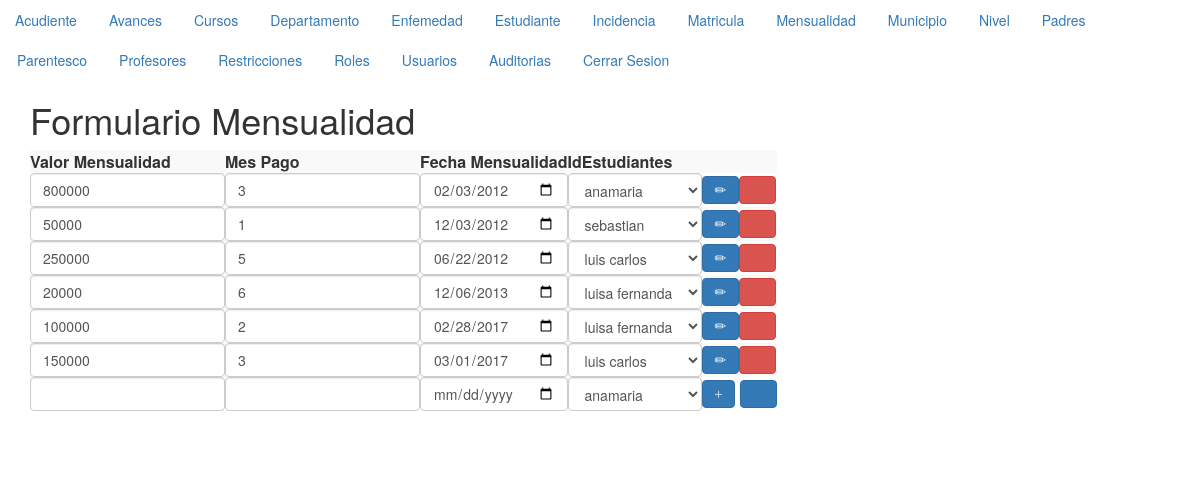
The page /formularioMensualidad.php (signed in) on the database its author committed.
### tables this page shows
CREATE TABLE IF NOT EXISTS `mensualidad` (
  `idMensualidad` mediumint(4) NOT NULL,
  `valorMensualidad` mediumint(20) NOT NULL,
  `mesPagoMensualidad` tinyint(20) NOT NULL,
  `fechaMensualidad` date NOT NULL,
  `idEstudiantesMensualidad` mediumint(4) NOT NULL
);

CREATE TABLE IF NOT EXISTS `estudiante` (
  `idEstudiante` mediumint(4) NOT NULL,
  `nombreEstudiante` varchar(50) NOT NULL,
  `apellidoEstudiante` varchar(50) NOT NULL,
  `fechaNacimientoEstudiante` date NOT NULL,
  `generoEstudiante` char(1) NOT NULL,
  `idMunicipioEstudiante` smallint(4) NOT NULL,
  `idPadreEstudiante` mediumint(4) NOT NULL,
  `idMadreEstudiante` mediumint(4) NOT NULL,
  `idAcudienteEstudiante` mediumint(4) NOT NULL,
  `idCursoEstudiante` int(11) NOT NULL
);

### mensualidad.php (called while the page is built, shortened)
<?php
   class Mensualidad{
       private $_conexion;
       private $_paginacion = 10;
       function __construct($conexion, $idMensualidad, $valorMensualidad, $mesPagoMensualidad, $fechaMensualidad, $idEstudiantesMensualidad){
           $this->_conexion = $conexion;
       }
       function getRoles($idUsuario){
        $roles=mysqli_query($this->_conexion, "SELECT ".static::class."roles AS elpermiso FROM roles WHERE idRoles IN(SELECT idRolesUsuario FROM Usuario WHERE idusuario =$idUsuario)") or die (mysqli_error($this->_conexion));
        $unregistro=mysqli_fetch_array($roles);
        return $unregistro['elpermiso'];
    }
       function listar($pagina){
           if ($pagina<=0){
               $listado = mysqli_query($this->_conexion,"SELECT * FROM Mensualidad ORDER BY idMensualidad") or
               die (mysqli_error($this->_conexion));
           }else{
               $paginacionMax = $pagina * $this->_paginacion;
               $paginacionMin = $paginacionMax - $this->_paginacion;
               $listado = mysqli_query($this->_conexion,"SELECT * FROM Mensualidad ORDER BY idMensualidad
               LIMIT $paginacionMin, $paginacionMax") or die(mysqli_error($this->_conexion));
           }
           return $listado;
       }
   }
?>

### estudiante.php (called while the page is built, shortened)
<?php
   class Estudiante{
       private $_conexion;
       private $_paginacion = 10;
       function __construct($conexion, $idEstudiante, $nombreEstudiante, $apellidoEstudiante, $fechaNacimientoEstudiante, $generoEstudiante, $idMunicipioEstudiante, $idPadreEstudiante, $idMadreEstudiante, $idAcudienteEstudiante, $idCursoEstudiante){
           $this->_conexion = $conexion;
       }
       function listar($pagina){
           if ($pagina<=0){
               $listado = mysqli_query($this->_conexion,"SELECT * FROM Estudiante ORDER BY idEstudiante") or
               die (mysqli_error($this->_conexion));
           }else{
               $paginacionMax = $pagina * $this->_paginacion;
               $paginacionMin = $paginacionMax - $this->_paginacion;
               $listado = mysqli_query($this->_conexion,"SELECT * FROM Estudiante ORDER BY idEstudiante
               LIMIT $paginacionMin, $paginacionMax") or die(mysqli_error($this->_conexion));
           }
           return $listado;
       }
   }
?>

### formularioMensualidad.php (the view, shortened to what this page needs)
<?php
if(isset($_SESSION['id'])){
?>
<html>
<head>
    <link rel="stylesheet" href="css/bootstrap.min.css">
    </head>
<body>
    <?php
      $pagina = (isset($_GET['pag']))?$_GET['pag']:1;
      include_once("menu.php");
    ?>
    <div class="container">
    <header>
    <h1>Formulario Mensualidad</h1>
    </header>
 <table class="table-striped">
    <tbody>
    <tr>
        <th scope="col">Valor Mensualidad</th>
        <th scope="col">Mes Pago</th>
        <th scope="col">Fecha Mensualidad</th>
        <th scope="col">IdEstudiantes</th>
        <th scope="col"></th>
    </tr>
<?php
        $objetoConexion = new conexion();
        $conexion = $objetoConexion->conectar();
        include_once("../modelo/estudiante.php");
        $objetoEstudiante = new estudiante($conexion,0,'nombre','apellido', 'fechaNacimiento', 'genero', 'idMunicipio', 'idPadre', 'idMadre', 'idAcudiente', 'idCurso');
        $listaEstudiantes = $objetoEstudiante->listar(0);
        include_once("../modelo/mensualidad.php");
        $objetoMensualidad = new mensualidad($conexion,0,'valor','mesPago', 'fecha', 'idEstudiante');
        $listaMensualidades = $objetoMensualidad->listar($pagina);
        $permiso = $objetoMensualidad->getRoles($_SESSION['id']);
        if (stripos($permiso,"r")!==false){
        while($unRegistro = mysqli_fetch_array($listaMensualidades)){
            echo '<tr><form id="fModificarMensualidad"'.$unRegistro["idMensualidad"].' action="../controlador/controladorMensualidad.php"
            method="post">';
            echo '<td><input class="form-control" type="hidden" name="fIdMensualidad" value="'.$unRegistro['idMensualidad'].'">';
            echo ' <input class="form-control" type="number" name="fValorMensualidad" value="'.$unRegistro['valorMensualidad'].'"></td>';
            echo '<td><input class="form-control" type="text" name="fMesPagoMensualidad" value="'.$unRegistro['mesPagoMensualidad'].'"></td>';
            echo '<td><input class="form-control" type="date" name="fFechaMensualidad" value="'.$unRegistro['fechaMensualidad'].'"></td>';
             echo '<td><select class="form-control" name="fIdEstudiantesMensualidad">';
               while($registroEstudiante = mysqli_fetch_array($listaEstudiantes)){
                echo "<option value='".$registroEstudiante['idEstudiante']."'";
                if($unRegistro['idEstudiantesMensualidad']==$registroEstudiante['idEstudiante']){
                  echo " selected ";
                  }
                   echo ">{$registroEstudiante['nombreEstudiante']}</option>";
               }
            mysqli_data_seek($listaEstudiantes,0);
            echo '<td>';
            if (stripos($permiso,"u")!==false){
           echo '<button class="btn btn-primary" type="Submit" name="fEnviar" value="Modificar" class=""><span class="glyphicon glyphicon-pencil" aria-hidden="true"></span></button>';
                 }
            if (stripos($permiso,"d")!==false){
           echo '<button class="btn btn-danger" type="submit" name="fEnviar" value="Eliminar"><span class="glyphicon glyphicon-trash" aria-hidden="true"></span></button></td>';
            }
            echo  '</td>';
            echo '</form></tr>';
      }
}
?>
<?php
    if (stripos($permiso,"c")!==false){
?>
         <tr><form id="fIngresarCursos" action="../controlador/ControladorMensualidad.php" method="post">
             <td><input class="form-control" type="hidden" name="fIdMensualidad" value="0">
             <input class="form-control" type="text" name="fValorMensualidad"></td>
             <td><input class="form-control" type="text" name="fMesPagoMensualidad"></td>
             <td><input class="form-control" type="date" name="fFechaMensualidad"></td>
             <td><select class="form-control"name="fIdEstudiantesMensualidad">
                 <?php
                  while($registroEstudiante = mysqli_fetch_array($listaEstudiantes)){
                      echo '<option value="'.$registroEstudiante['idEstudiante'].'">' .$registroEstudiante['nombreEstudiante'].'</option>';
                  }
                 ?>
                 </select></td>
             <td><button class="btn btn-primary" type="submit" name="fEnviar" value="Ingresar"><span class="glyphicon glyphicon-plus" aria-hidden="true"></span>
             </button>
                 <button class="btn btn-primary" type="reset" name="fEnviar" value="Limpiar"><span class="glyphicon glyphicon-credit-card" aria-hidden="true"></span></button></td>
         </form></tr>
                 <?php
   }
?>
        </tbody>
    </table>
        <nav>
</nav>
    </div>
    </body>
</html>
<?php
}else{
    header("location:../index.php");
}
?>

### rows shown on the page
mensualidad: fValorMensualidad "800000", fMesPagoMensualidad "3", fFechaMensualidad "02/03/2012", fIdEstudiantesMensualidad "anamaria"
mensualidad: fValorMensualidad "50000", fMesPagoMensualidad "1", fFechaMensualidad "12/03/2012", fIdEstudiantesMensualidad "sebastian"
mensualidad: fValorMensualidad "250000", fMesPagoMensualidad "5", fFechaMensualidad "06/22/2012", fIdEstudiantesMensualidad "luis carlos"
mensualidad: fValorMensualidad "20000", fMesPagoMensualidad "6", fFechaMensualidad "12/06/2013", fIdEstudiantesMensualidad "luisa fernanda"
mensualidad: fValorMensualidad "100000", fMesPagoMensualidad "2", fFechaMensualidad "02/28/2017", fIdEstudiantesMensualidad "luisa fernanda"
mensualidad: fValorMensualidad "150000", fMesPagoMensualidad "3", fFechaMensualidad "03/01/2017", fIdEstudiantesMensualidad "luis carlos"

### other values the page prints
form field fIdEstudiantesMensualidad "anamaria"
